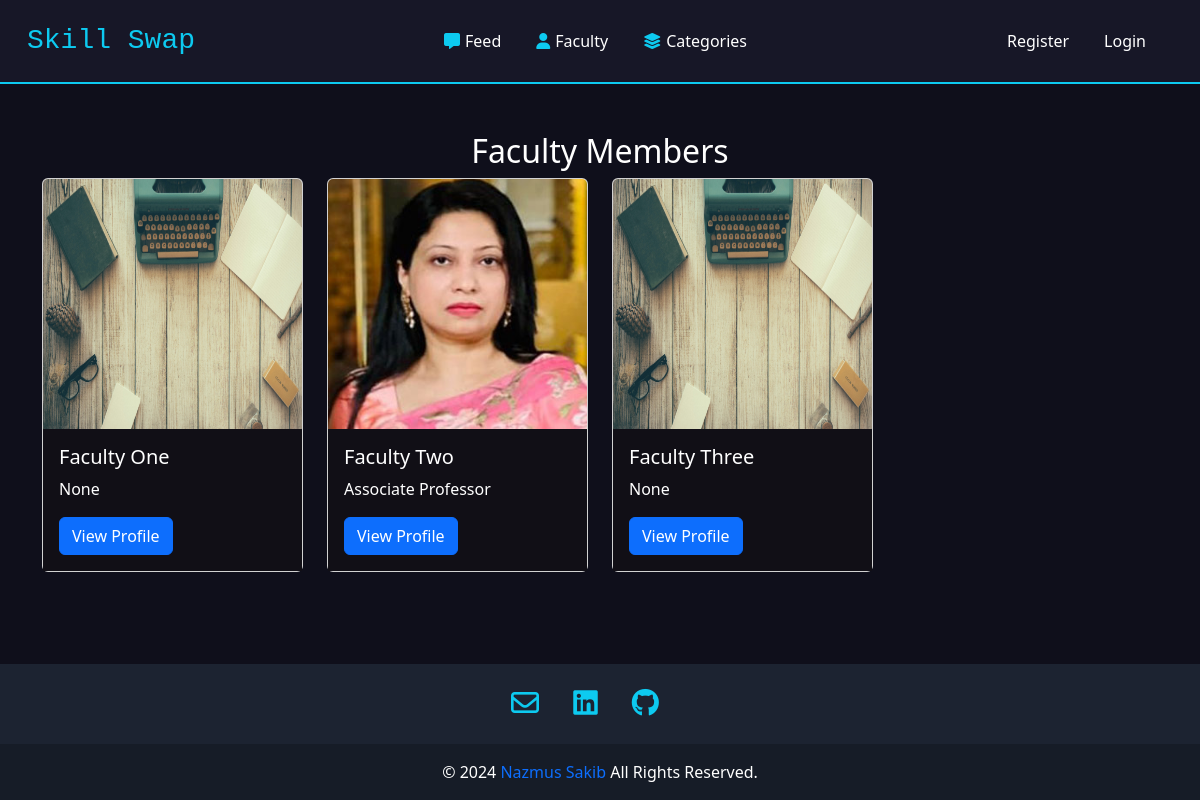
Screenshot of /faculty with the database file from the repository.
### accounts/models.py (models this page shows)
class CustomUser(AbstractUser):
    DESIGNATION_CHOICE = (
        ('Associate Professor', 'Associate Professor'),
        ('Professor', 'Professor'),
        ('Assistant Professor', 'Assistant Professor'),
        ('Lecturer', 'Lecturer'),
    )
    is_faculty = models.BooleanField(default=False)
    department = models.CharField(max_length=100, blank=True, null=True)
    university = models.CharField(max_length=100, blank=True, null=True)
    designation = models.CharField(max_length=100, blank=True, null=True, choices=DESIGNATION_CHOICE)
    education = models.TextField(blank=True, null=True)
    experience = models.TextField(blank=True, null=True)
    research_activities = models.TextField(blank=True, null=True)
    membership = models.TextField(blank=True, null=True)
    publication = models.TextField(blank=True, null=True)
    award = models.TextField(blank=True, null=True)
    contact = models.TextField(blank=True, null=True)
    scholar_link = models.CharField(max_length=100, blank=True, null=True)
    github_link = models.CharField(max_length=100, blank=True, null=True)
    linkedin_link = models.CharField(max_length=100, blank=True, null=True)
    image = models.ImageField(upload_to='profile_pics', default='./images/default.jpg', null=True, blank=True)

### blog/views.py (the view)
# urls.py: path('faculty', views.faculty, name='faculty'),
def faculty(reqest):
  facultyUsers = get_user_model().objects.filter(is_faculty = True)
  return render(reqest, 'faculty.html', {
    'members': facultyUsers,
    "title": "Faculty Members"
  })

### blog/templates/faculty.html (shortened to what this page needs)
{% extends './layout.html' %}
{% load static %}
{% block links %}
  <link rel="stylesheet" href="{% static 'css/index.css' %}" />
{% endblock %}
{% block body %}
  <div class="container mt-5">
    <div class="row">
      <div class="col text-center">
        <h2>Faculty Members</h2>
      </div>
    </div>
    <div class="row">
      {% for member in members %}
        <div class="col-md-3 mb-4">
          <div class="card category-card">
            {% if member.image %}
              <img src="{{ member.image.url }}" class="card-img-top" alt="{{ member.username }}" />
            {% else %}
              <img src="../../media/images/default.jpg" class="card-img-top" alt="User" />
            {% endif %}
            <div class="card-body dark blue">
              <h5 class="card-title">{{ member.first_name }} {{ member.last_name }}</h5>
              <p class="card-text">{{ member.designation }}</p>
              <a href="/profile/{{ member.id }}" class="btn btn-primary">View Profile</a>
            </div>
          </div>
        </div>
      {% endfor %}
    </div>
  </div>
{% endblock %}

### blog/templates/layout.html (shortened to what this page needs)
{% load static %}
<!DOCTYPE html>
<html lang="en">
  <head>
    <link href="https://cdn.jsdelivr.net/npm/bootstrap@5.2.2/dist/css/bootstrap.min.css" rel="stylesheet" />
    <link rel="stylesheet" href="{% static 'css/layout.css' %}" />
    {% block links %}
    {% endblock %}
  </head>
  <body>
    <nav class="navbar navbar-expand-lg navbar-dark" style="padding: 15px">
      <div class="container-fluid">
        <a class="navbar-brand" href="{% url 'blog:home' %}" style="color: var(--bs-cyan); font-family: monospace; font-size:28px;">Skill Swap</a>
        <div class="collapse navbar-collapse" id="navbarSupportedContent">
          <ul class="navbar-nav me-auto ulNav">
            <li class="nav-item">
              <a class="nav-link active" aria-current="page" href="{% url 'blog:index' %}"><i class="fas fa-comment-alt"></i>Feed</a>
            </li>
            <li class="nav-item">
              <a class="nav-link active" aria-current="page" href="{% url 'blog:faculty' %}"><i class="fa-solid fa-user"></i>Faculty</a>
            </li>
            <li class="nav-item">
              <a class="nav-link active" href="{% url 'blog:categories' %}"><i class="fa-solid fa-layer-group"></i>Categories</a>
            </li>
          </ul>
          <ul class="navbar-nav">
            {% if user.is_authenticated %}
              <li class="nav-item dropdown active">
                <a class="nav-link dropdown-toggle" href="#" role="button" data-bs-toggle="dropdown" aria-expanded="false"><i class="fa-regular fa-circle-user"></i> {{ user }}</a>
                <ul class="dropdown-menu">
                  <li>
                    <a class="dropdown-item" href="{% url 'blog:profile' %}"><i class="fa-solid fa-circle-user"></i>Profile</a>
                  </li>
                  <li>
                    <hr class="dropdown-divider" />
                  </li>
                  <li>
                    <a class="dropdown-item" href="{% url 'logout' %}"><i class="fa-solid fa-arrow-right-from-bracket"></i>Logout</a>
                  </li>
                </ul>
              </li>
            {% else %}
              <li class="nav-item">
                <a class="nav-link active" href="{% url 'accounts:register' %}">Register</a>
              </li>
              <li class="nav-item">
                <a class="nav-link active" href="{% url 'login' %}">Login</a>
              </li>
            {% endif %}
          </ul>
        </div>
      </div>
    </nav>
    <div class="blog-content1">
      {% block body %}
      {% endblock %}
    </div>
    <div class="footer">
      <footer class="text-center text-lg-start text-white" style="background-color: #1c2331">
        <section class="footer-social">
          <a href="#"><i class="fa-regular fa-envelope"></i></a>
          <a href="#"><i class="fab fa-linkedin"></i></a>
          <a href="#"><i class="fab fa-github"></i></a>
        </section>
        <div class="text-center p-3" style="background-color: rgba(0, 0, 0, 0.2)">
          © <span class="thisYear"></span>
          <a class="" target="_blank" href="#">Nazmus Sakib</a>
          All Rights Reserved.
        </div>
      </footer>
    </div>
  </body>
</html>

### blog/static/css/layout.css (style rules this page uses)
:root { --base-color: #0f0f1b; --second-color: #171727; --mid-color: #161e2e; --back-color: #bbe1fa; --primary-color: 111, 76, 255; --text-color: 256, 256, 256; }
* { padding: 0; margin: 0; box-sizing: border-box; }
.ulNav { margin-left: auto; }
li { margin-right: 19px; }
body { background-color: var(--base-color); display: flex; flex-direction: column; min-height: 100vh; }
.blog-content1 { flex: 1; }
nav { background-color: var(--second-color); border-bottom: 2px solid var(--bs-cyan); border-bottom-color: linear-gradient(to top, rgb(1 134 218), rgb(182 49 167)); }
i { color: var(--bs-cyan); margin-right: 5px; }
.footer-social { text-align: center; padding: 25px; }
.footer-social a { margin-right: 25px; }
.footer-social a i { font-size: 28px; }
footer a { text-decoration: none; }

### blog/static/css/index.css (style rules this page uses)
body { font-size: 16px; color: #ffffff; text-rendering: optimizeLegibility; font-weight: initial; }
.dark { background: #110f16; }
a, a:hover { text-decoration: none; transition: color 0.3s ease-in-out; }
.blue::before { background-image: linear-gradient(-30deg, rgba(0, 118, 189, 0.1), transparent 50%); }
.blue:nth-child(2n)::before { background-image: linear-gradient(30deg, rgba(0, 118, 189, 0.1), transparent 50%); }
@media screen and (min-width: 769px) { .blue::before { background-image: linear-gradient(-80deg, rgba(0, 118, 189, 0.1), transparent 50%); } }
@media screen and (min-width: 769px) { .blue:nth-child(2n)::before { background-image: linear-gradient(80deg, rgba(0, 118, 189, 0.1), transparent 50%); } }

### blog/templates/faculty.html (style rules this page uses)
.category-card img { height: 250px; width: 100%; overflow: hidden; }
.category-card { transition: transform 0.2s; }

### rows the page displays
CustomUser: image (placeholder picture), first_name "Faculty", last_name "One", designation "None"
CustomUser: image (picture), first_name "Faculty", last_name "Two", designation "Associate Professor"
CustomUser: image (placeholder picture), first_name "Faculty", last_name "Three", designation "None"
